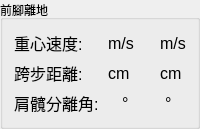
                <widget class="QGroupBox" name="groupBox_7">
                 <property name="title">
                  <string>前腳離地</string>
                 </property>
                 <layout class="QGridLayout" name="gridLayout_21">
                  <item row="0" column="0">
                   <layout class="QVBoxLayout" name="verticalLayout_3">
                    <item>
                     <layout class="QHBoxLayout" name="horizontalLayout_14" stretch="4,1,2,1,2">
                      <item>
                       <widget class="QLabel" name="centerGravity1">
                        <property name="font">
                         <font>
                          <pointsize>12</pointsize>
                         </font>
                        </property>
                        <property name="text">
                         <string>重心速度:</string>
                        </property>
                       </widget>
                      </item>
                      <item>
                       <widget class="QLabel" name="centerGravityLabel1_1">
                        <property name="font">
                         <font>
                          <pointsize>12</pointsize>
                         </font>
                        </property>
                        <property name="text">
                         <string/>
                        </property>
                        <property name="alignment">
                         <set>Qt::AlignRight|Qt::AlignTrailing|Qt::AlignVCenter</set>
                        </property>
                       </widget>
                      </item>
                      <item>
                       <widget class="QLabel" name="label_11">
                        <property name="font">
                         <font>
                          <pointsize>12</pointsize>
                         </font>
                        </property>
                        <property name="text">
                         <string>m/s</string>
                        </property>
                        <property name="alignment">
                         <set>Qt::AlignLeading|Qt::AlignLeft|Qt::AlignVCenter</set>
                        </property>
                       </widget>
                      </item>
                      <item>
                       <widget class="QLabel" name="centerGravityLabel2_1">
                        <property name="font">
                         <font>
                          <pointsize>12</pointsize>
                         </font>
                        </property>
                        <property name="text">
                         <string/>
                        </property>
                        <property name="alignment">
                         <set>Qt::AlignRight|Qt::AlignTrailing|Qt::AlignVCenter</set>
                        </property>
                       </widget>
                      </item>
                      <item>
                       <widget class="QLabel" name="label_21">
                        <property name="font">
                         <font>
                          <pointsize>12</pointsize>
                         </font>
                        </property>
                        <property name="text">
                         <string>m/s</string>
                        </property>
                        <property name="alignment">
                         <set>Qt::AlignLeading|Qt::AlignLeft|Qt::AlignVCenter</set>
                        </property>
                       </widget>
                      </item>
                     </layout>
                    </item>
                    <item>
                     <layout class="QHBoxLayout" name="horizontalLayout_20" stretch="4,1,2,1,2">
                      <item>
                       <widget class="QLabel" name="strideDis">
                        <property name="font">
                         <font>
                          <pointsize>12</pointsize>
                         </font>
                        </property>
                        <property name="text">
                         <string>跨步距離:</string>
                        </property>
                       </widget>
                      </item>
                      <item>
                       <widget class="QLabel" name="strideDisLabel1">
                        <property name="font">
                         <font>
                          <pointsize>12</pointsize>
                         </font>
                        </property>
                        <property name="text">
                         <string/>
                        </property>
                        <property name="alignment">
                         <set>Qt::AlignRight|Qt::AlignTrailing|Qt::AlignVCenter</set>
                        </property>
                       </widget>
                      </item>
                      <item>
                       <widget class="QLabel" name="label_10">
                        <property name="font">
                         <font>
                          <pointsize>12</pointsize>
                         </font>
                        </property>
                        <property name="text">
                         <string>cm</string>
                        </property>
                        <property name="alignment">
                         <set>Qt::AlignLeading|Qt::AlignLeft|Qt::AlignVCenter</set>
                        </property>
                       </widget>
                      </item>
                      <item>
                       <widget class="QLabel" name="strideDisLabel2">
                        <property name="font">
                         <font>
                          <pointsize>12</pointsize>
                         </font>
                        </property>
                        <property name="text">
                         <string/>
                        </property>
                        <property name="alignment">
                         <set>Qt::AlignRight|Qt::AlignTrailing|Qt::AlignVCenter</set>
                        </property>
                       </widget>
                      </item>
                      <item>
                       <widget class="QLabel" name="label_22">
                        <property name="font">
                         <font>
                          <pointsize>12</pointsize>
                         </font>
                        </property>
                        <property name="text">
                         <string>cm</string>
                        </property>
                        <property name="alignment">
                         <set>Qt::AlignLeading|Qt::AlignLeft|Qt::AlignVCenter</set>
                        </property>
                       </widget>
                      </item>
                     </layout>
                    </item>
                    <item>
                     <layout class="QHBoxLayout" name="horizontalLayout_17" stretch="4,1,2,1,2">
                      <item>
                       <widget class="QLabel" name="hipShoulderLabel2">
                        <property name="font">
                         <font>
                          <pointsize>12</pointsize>
                         </font>
                        </property>
                        <property name="text">
                         <string>肩髖分離角:</string>
                        </property>
                       </widget>
                      </item>
                      <item>
                       <widget class="QLabel" name="hipShoulderEditLabel1_1">
                        <property name="font">
                         <font>
                          <pointsize>12</pointsize>
                         </font>
                        </property>
                        <property name="text">
                         <string/>
                        </property>
                        <property name="alignment">
                         <set>Qt::AlignRight|Qt::AlignTrailing|Qt::AlignVCenter</set>
                        </property>
                       </widget>
                      </item>
                      <item>
                       <widget class="QLabel" name="label_4">
                        <property name="font">
                         <font>
                          <pointsize>12</pointsize>
                         </font>
                        </property>
                        <property name="text">
                         <string>°</string>
                        </property>
                        <property name="alignment">
                         <set>Qt::AlignLeading|Qt::AlignLeft|Qt::AlignVCenter</set>
                        </property>
                       </widget>
                      </item>
                      <item>
                       <widget class="QLabel" name="hipShoulderEditLabel2_1">
                        <property name="font">
                         <font>
                          <pointsize>12</pointsize>
                         </font>
                        </property>
                        <property name="text">
                         <string/>
                        </property>
                        <property name="alignment">
                         <set>Qt::AlignRight|Qt::AlignTrailing|Qt::AlignVCenter</set>
                        </property>
                       </widget>
                      </item>
                      <item>
                       <widget class="QLabel" name="label_23">
                        <property name="font">
                         <font>
                          <pointsize>12</pointsize>
                         </font>
                        </property>
                        <property name="text">
                         <string>°</string>
                        </property>
                        <property name="alignment">
                         <set>Qt::AlignLeading|Qt::AlignLeft|Qt::AlignVCenter</set>
                        </property>
                       </widget>
                      </item>
                     </layout>
                    </item>
                   </layout>
                  </item>
                 </layout>
                </widget>
